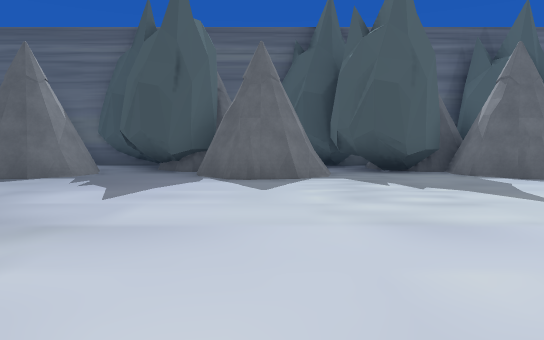
[1] (above)

17 first-person views from a walk through a 3-D level made in the Unity game engine. The camera is 1.3 m above the floor, tilts 4° down and sees 70° across. The floor is counted in squares, 2 m on a side. Each view is taken from the middle of a square. On the plan, view 1 faces up. The plan holds only what a view shows up to about 11 squares ahead; the rest is blank. The place goes on beyond the plan. The player character is not drawn. Some animated figures are not drawn.

[2]
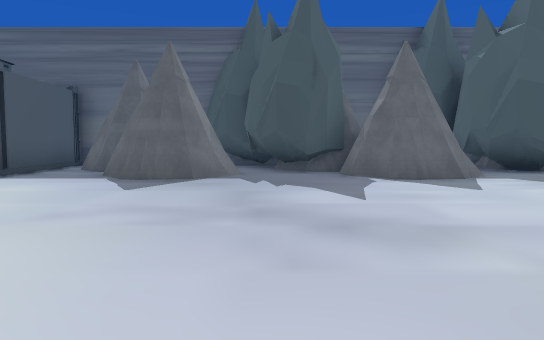

[3]
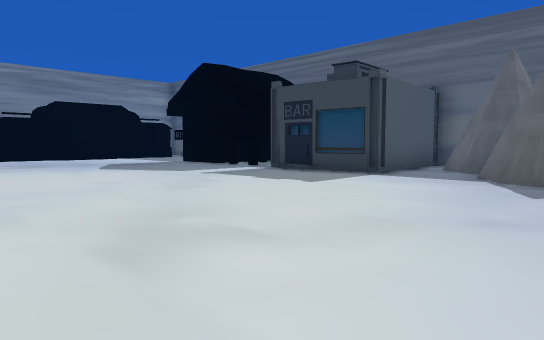

[4]
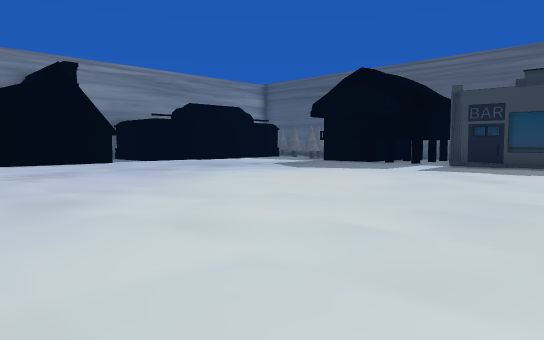

[5]
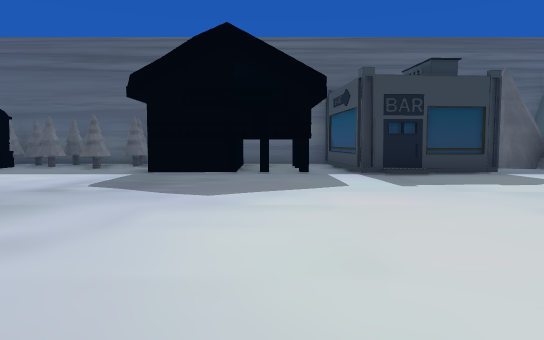

[6]
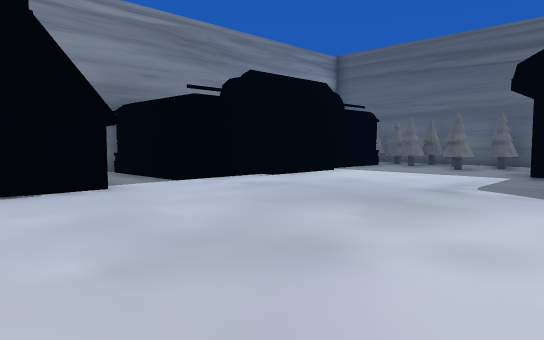

[7]
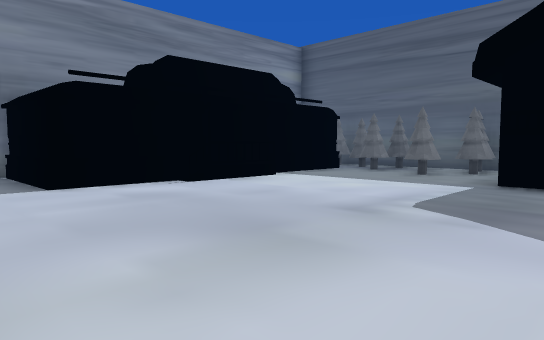

[8]
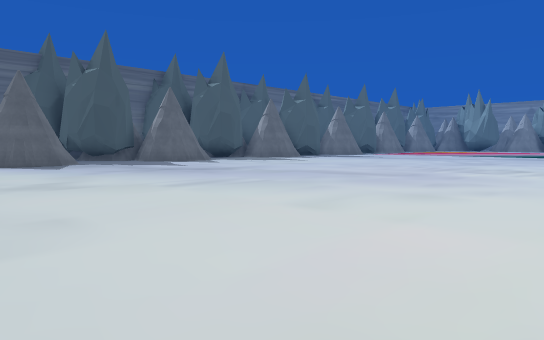

[9]
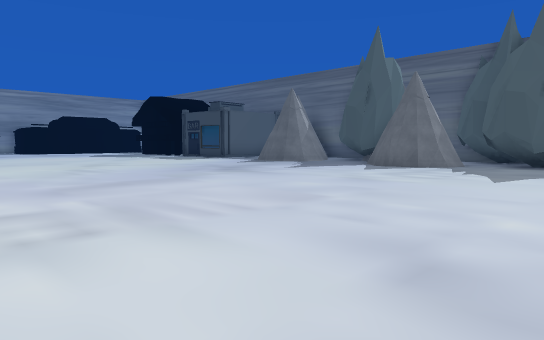

[10]
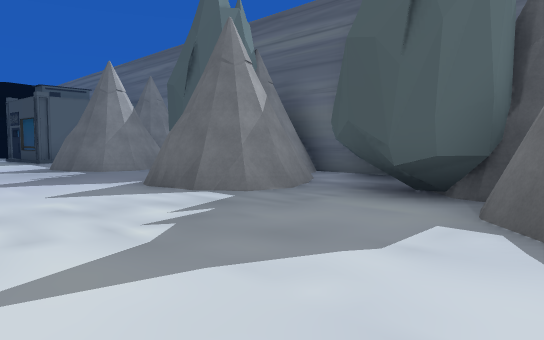

[11]
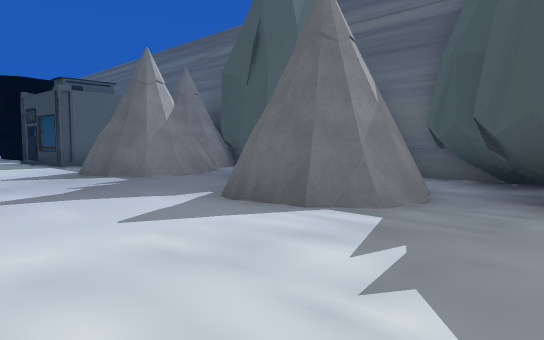

[12]
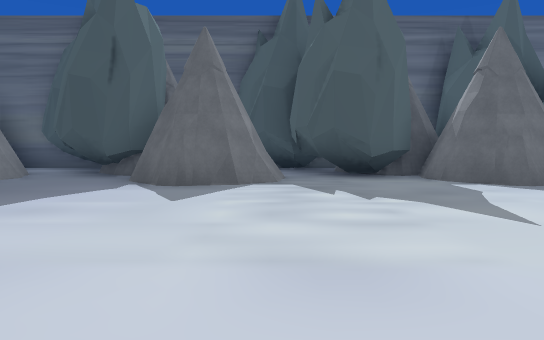

[13]
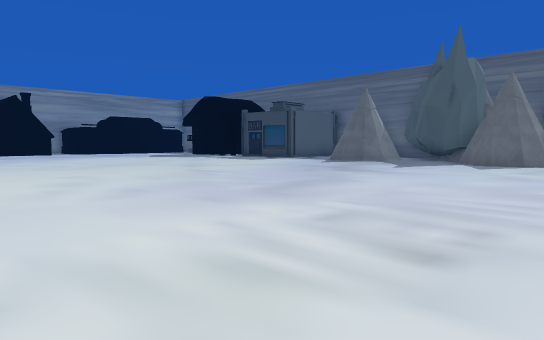

[14]
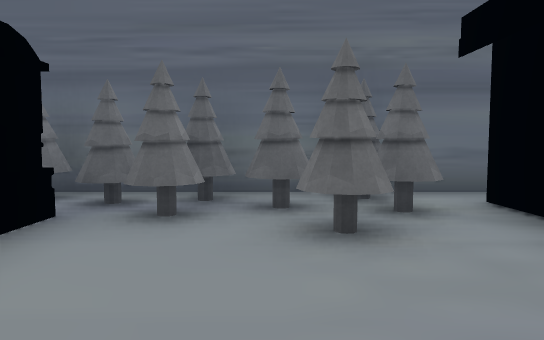

[15]
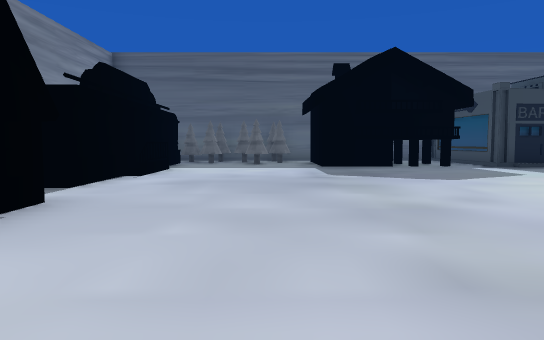

[16]
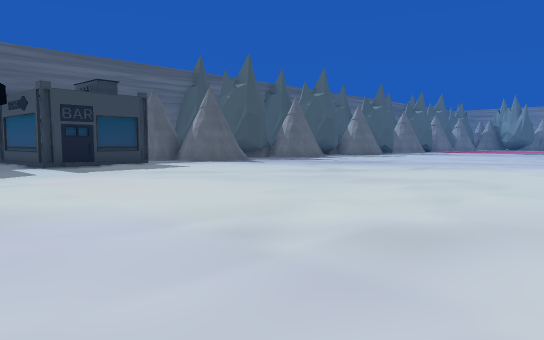

[17]
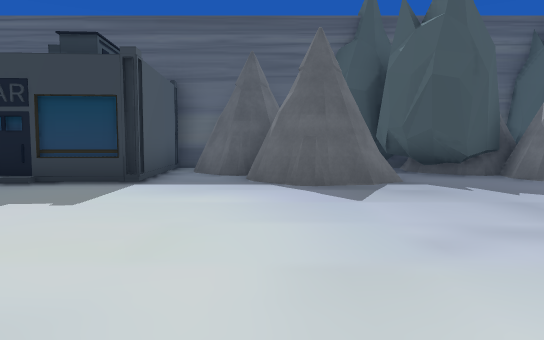

### Floor plan
Key: @ floor where view 1 was taken; # wall or solid block; . floor; / step, stairs or slope; C cabin; T tree; O other object.
Columns run from 21 left of view 1 to 5 right of it. Each row starts with its distance up from view 1.
 11 #######   #### O### O### O
 10 TTTTT.      #.OOO## OO##OO#
  9  #TTT.      #.OOOO##OOO##O
  8   ....    ###..OOO..OOO.#OO
  7   ....    #/....O....O....O
  6   .........................
  5   .........................
  4   .........................
  3   ........................
  2  .........................
  1  C........................
  0   ...................@.....
 -1   .........................
 -2   .........................
 -3     . .....................
 -4        ..................
 -5              ....    ....

Positions as (right, up) in squares from view 1, and headings:
1: (0, 0), facing up
2: (-3, 0), facing up
3: (-4, 0), facing up-left
4: (-7, -4), facing up-left
5: (-13, -1), facing up
6: (-14, -1), facing up-left
7: (-14, 1), facing up-left
8: (-8, -5), facing up-right
9: (5, -3), facing up-left
10: (5, 4), facing up-left
11: (3, 4), facing up-left
12: (1, 1), facing up
13: (3, -5), facing up-left
14: (-18, 6), facing up
15: (-17, -3), facing up
16: (-14, -4), facing up-right
17: (-6, 1), facing up
